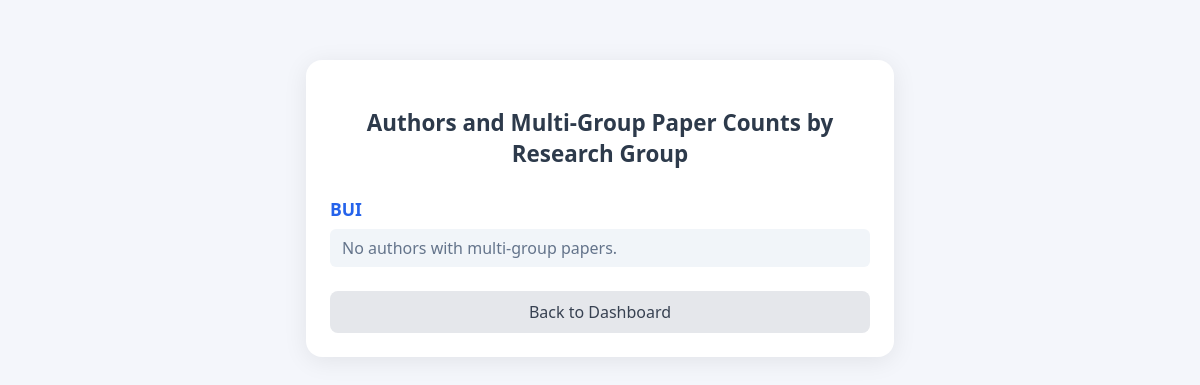
The app's page /report/group-author-multi-group/, older data.
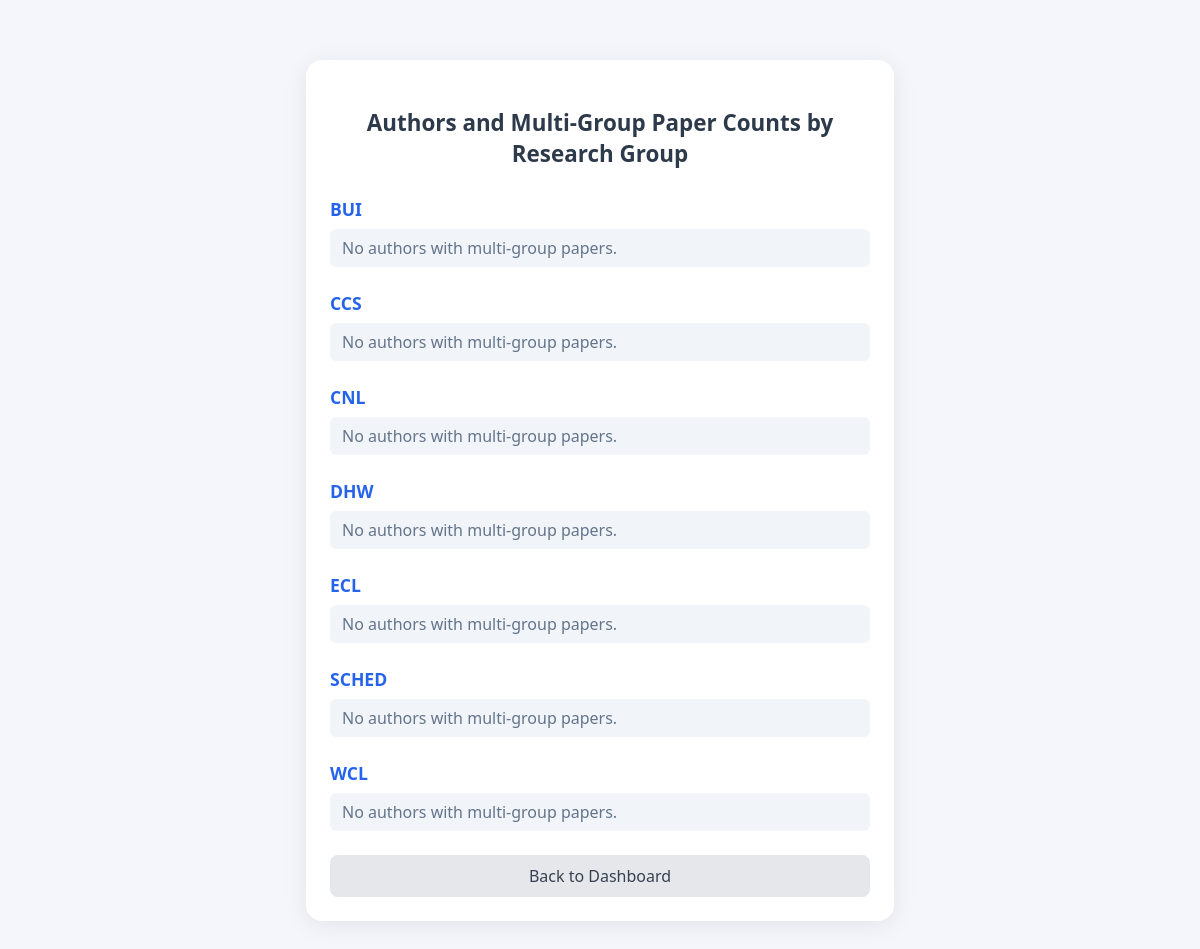
The same page, newer data.
### research/models.py (models this page shows, shortened)
class ResearchGroup(models.Model):
    name = models.CharField(max_length=255, unique=True)

### research/views.py (the view)
# urls.py: path('report/group-author-multi-group/', views.report_group_author_multi_group, name='report_group_author_multi_group'),
def report_group_author_multi_group(request):
    data = get_group_author_multi_group_counts()
    return render(request, 'research/report_group_author_multi_group.html', {'data': data})

### research/views.py (called while the page is built)
def get_group_author_multi_group_counts():
    result = {}
    for group in ResearchGroup.objects.all():
        authors = Author.objects.filter(research_group=group)
        author_counts = {}
        for author in authors:
            count = 0
            for ap in author.authorpublication_set.all():
                pub = ap.publication
                groups = set(pub.authorpublication_set.select_related('author__research_group').values_list('author__research_group__name', flat=True))
                if len(groups) > 1:
                    count += 1
            if count > 0:
                author_counts[author.__str__()] = count
        result[group.name] = author_counts
    return result

### research/templates/research/report_group_author_multi_group.html (shortened to what this page needs)
<!DOCTYPE html>
<html lang="en">
<head>
</head>
<body>
  <div class="container">
    <h1>Authors and Multi-Group Paper Counts by Research Group</h1>
    {% for group, authors in data.items %}
      <h2>{{ group }}</h2>
      {% if authors %}
        <ul class="authors">
          {% for author, count in authors.items %}
            <li>{{ author }}: {{ count }}</li>
          {% endfor %}
        </ul>
      {% else %}
        <div class="no-authors">No authors with multi-group papers.</div>
      {% endif %}
    {% endfor %}
    <a class="back-link" href="{% url 'index' %}">Back to Dashboard</a>
  </div>
</body>
</html>

### research/templates/research/report_group_author_multi_group.html (style rules this page uses)
body { background: #f4f6fb; font-family: 'Segoe UI', 'Roboto', Arial, sans-serif; margin: 0; padding: 0; min-height: 100vh; }
.container { max-width: 540px; margin: 60px auto; background: #fff; border-radius: 16px; box-shadow: 0 4px 24px rgba(0,0,0,0.08); padding: 32px 24px 24px 24px; }
h1 { text-align: center; color: #2d3a4b; margin-bottom: 28px; font-size: 1.4rem; }
h2 { color: #2563eb; margin-top: 24px; margin-bottom: 8px; font-size: 1.1rem; }
.no-authors { color: #64748b; background: #f1f5f9; border-radius: 6px; padding: 8px 12px; margin-bottom: 10px; font-size: 1rem; }
.back-link { display: block; margin: 24px auto 0 auto; text-align: center; background: #e5e7eb; color: #374151; text-decoration: none; padding: 10px 0; border-radius: 8px; width: 100%; font-size: 1rem; transition: background 0.18s; }

Row changes from the older to the newer data that the page shows:
added ResearchGroup: data "CCS"
added ResearchGroup: data "CNL"
added ResearchGroup: data "DHW"
added ResearchGroup: data "ECL"
added ResearchGroup: data "SCHED"
added ResearchGroup: data "WCL"
Text that changed along with them:
new list line: "No authors with multi-group papers."
